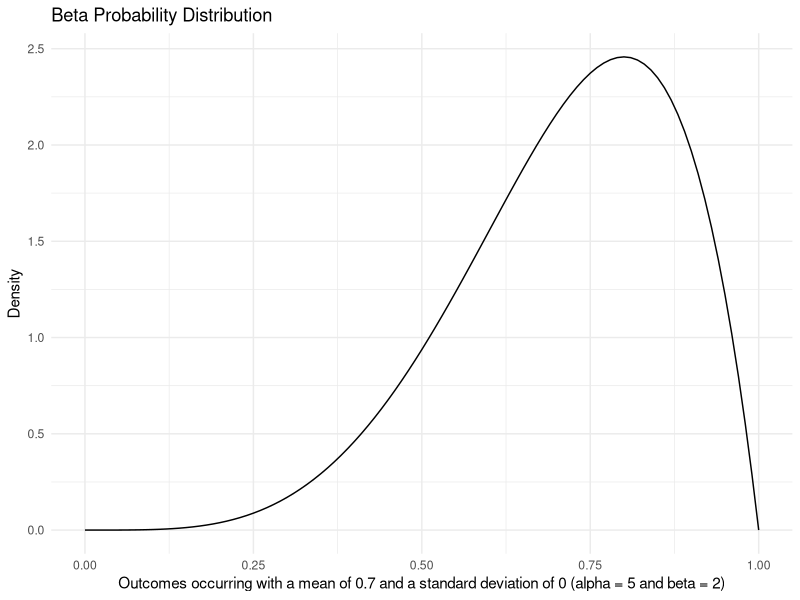

Write the R code that produced this figure.
libs = c("ggplot2")
lapply(libs, require, character.only = T)

# ADD MOMENT GENERATORS
# ADD HALF NORMAL + other rstan functions in https://mc-stan.org/docs/2_29/functions-reference/von-mises-distribution.html
# ADD output code for random number generation of each distribution

# Discrete Variables ####
# Binomial
# Number of successes in n trials
pbinomd = function(x = 1:10, # number of successes (0 above n)
                   n = 5, # the number of Bernoulli trials run
                   p = 0.5 # probability that each Bernoulli trial is a success
){
  dens = dbinom(x = x, size = n, prob = p)
  df = data.frame(Value = x, Density = dens)
  with(df, barplot(Density~Value, 
                   main = "Binomial Probability Distribution",
                   xlab = paste0("Number of successes in ", n, 
                                 " trials with a ", p*100, 
                                 "% probability of success.")))
}
# pbinomd()


# Bernoulli
# Binomial with N = 1. One run of an experiment with a binary outcome (e.g., toss a coin; can get either heads or tails)
pbernd = function(x = 0:1, # fail/success
                  p = 0.8 # probability that the Bernoulli trial is a success
){
  dens = dbinom(x = x, size = 1, prob = p)
  df = data.frame(Value = x, Density = dens)
  with(df, barplot(Density~Value, 
                   main = "Bernoulli Probability Distribution",
                   xlab = paste0("Fails (0) and successes (1) in a trial with a ", 
                                 p*100, "% probability of success")))
}
# pbernd()


# Poisson
# Probability of a fixed number of events in a given interval (often of time or space), given that events occur at a constant rate
ppoisd = function(x = 1:10, # number of events
                  lambda = 5 # the rate at which events occur
){
  dens = dpois(x = x, lambda = lambda, log = F)
  df = data.frame(Value = x, Density = dens)
  with(df, barplot(Density~Value, 
                   main = "Poisson Probability Distribution",
                   xlab = paste0("Number of events occurring at a rate of ", lambda)))
}
# ppoisd()

plpoisd = function(x = 1:10, # number of events
                   lambda = 5 # the rate at which events occur
){
  dens = dpois(x = x, lambda = lambda, log = T)
  df = data.frame(Value = x, Density = dens)
  with(df, barplot(Density~Value, main = "Poisson Log-Probability Distribution",
                   xlab = paste0("Number of events occurring at a rate of ", lambda)))
}
# plpoisd()


# Negative Binomial
# In a sequence of independent and identically distributed Bernoulli trials with success probability p, if X = number of trials until the rth success, then X ~ NBin(r, p).
pnbinomd = function(x = 1:100, # number of trials until rth success
                    r = 50, # number successes required
                    p = 0.5 # success probability
){
  dens = dnbinom(x = x, size = r, prob = p)
  df = data.frame(Value = x, Density = dens)
  with(df, barplot(Density~Value, 
                   main = "Negative Binomial Probability Distribution",
                   xlab = paste0("Number of trials until the ", r,
                                 "th success with a probability of ", p*100, 
                                 "% per trial")))
}
# pnbinomd()

# Geometric
# In a sequence of independent and identically distributed Bernoulli trials with success probability p, if X = number of trials until the 1st success, then X ~ Geo(p).
pgeomd = function(x = 1:10, # number of trials until first success
                  p = 0.5 # success probability
){
  dens = dgeom(x = x, prob = p, log = F)
  df = data.frame(Value = x, Density = dens)
  with(df, barplot(Density~Value, main = "Geometric Probability Distribution",
                   xlab = paste0("Number of trials until the 1st success with 
                               a probability of ", p*100, 
                                 "% per trial")))
}
# pgeomd()

plgeomd = function(x = 1:10, # number of trials until first success
                   p = 0.5 # success probability
){
  dens = dgeom(x = x, prob = p, log = T)
  df = data.frame(Value = x, Density = dens)
  with(df, barplot(Density~Value, main = "Geometric Log-Probability Distribution",
                   xlab = paste0("Number of trials until the 1st success with 
                               a probability of ", p*100, 
                                 "% per trial")))
}
# plgeomd()

# Hypergeometric
# In a population of total size N with two types of individuals, Type 1 and Type 2 (M type 1's and N - M type 2's), X = number of Type 1's in a sample of size n drawn without replacement
phyperd = function(draws = 1:10, # number of type 1's drawn in sample os size = trials
                   type1 = 5, # number of individuals of type 1
                   type2 = 5, # number of individuals of type 2
                   trials = 8 # number of trials
){
  dens = dhyper(x = draws, m = type1, n = type2, k = trials, log = F)
  df = data.frame(Value = draws, Density = dens)
  with(df, barplot(Density~Value, main = "Hypergeometric Probability Distribution",
                   xlab = paste0("Number of As in a sample drawn without replacement in ", trials, " trials from a pop with ", type1, " As and ", 
                                 type2, " Bs")))
}
# phyperd()

# Continuous Variables ####
# Uniform
# Within some bounded interval, all outcomes have an equal probability of occurrence.
punifd = function(x = seq(0, 1, by = 0.01), # outcome
                  a = 0.1, # minumum value
                  b = 0.9 # maxumum value
){
  dens = dunif(x = x, min = a, max = b)
  df = data.frame(Value = x, Density = dens)
  ggplot(df) + geom_line(aes(x = Value, y = Density)) + 
    theme_minimal() + labs(title = "Uniform Probability Distribution",
                           x = paste0("Outcomes within minimum, ", a, 
                                      ", and maximum, ", b))
}
# punifd()

# Normal
# Among other process bases, according to the Central Limit Theorem, the averages of samples of observations of random variables independently drawn from independent distributions converge in distribution to the normal
pnormd = function(x = seq(0, 100, by = 0.01), # outcome
                  mu = 25, # mean value
                  sigma = 2 # standard deviation
){
  dens = dnorm(x =x, mean = mu, sd = sigma, log = F)
  df = data.frame(Value = x, Density = dens)
  ggplot(df) + geom_line(aes(x = Value, y = Density)) + 
    theme_minimal() + labs(title = "Normal Probability Distribution",
                           x = paste0("Outcomes with a mean of ", mu, 
                                      " and a standard deviation of ", sigma))
}
# pnormd()

plnormd = function(x = seq(0, 5, by = 0.01), # outcome
                   mu = 5, # mean value
                   sigma = 2, # standard deviation
                   logpars = F # whether input is log scale or not - if false - take log
){
  mu = ifelse(logpars, mu, log(mu))
  sigma = ifelse(logpars, sigma, log(sigma))
  dens = dlnorm(x = x, meanlog = mu, sdlog = sigma)
  df = data.frame(Value = x, Density = dens)
  ggplot(df) + geom_line(aes(x = Value, y = Density)) + 
    theme_minimal() + labs(title = "Log-Normal Probability Distribution",
                           x = paste0("Outcomes with a mean of ", round(exp(mu), 2), 
                                      " and a standard deviation of ", round(exp(sigma), 2), 
                                      " (meanlog = ", round(mu, 2), 
                                      ", sdlog = ", round(sigma, 2), ")"))
}
# plnormd()

# Exponential
# Describes the time between events in a Poisson point process
pexpd = function(x = seq(0, 1, by = 0.01), # outcome
                 rate = 5 # rate at which events occur
){
  dens = dexp(x = x, rate = rate)
  df = data.frame(Value = x, Density = dens)
  ggplot(df) + geom_line(aes(x = Value, y = Density)) + 
    theme_minimal() + labs(title = "Exponential Probability Distribution",
                           x = paste0("Outcomes occurring with a rate of ", rate))
}
# pexpd()

# Gamma
# A stochastic process with independent, non-negative increments having a gamma distribution with an identical scale parameter and a time-dependent shape parameter.
pgammad = function(x = seq(0, 1, by = 0.01), # outcome
                   alpha = 5, # shape parameter
                   beta = 2 # rate paramter 
){
  mu = round(alpha / beta, digits = 1)
  sigma = round(alpha / beta^2, digits = 1)
  dens = dgamma(x = x, shape = alpha, rate = beta)
  df = data.frame(Value = x, Density = dens)
  ggplot(df) + geom_line(aes(x = Value, y = Density)) + 
    theme_minimal() + labs(title = "Gamma Probability Distribution",
                           x = paste0("Outcomes occurring with a mean of ", mu,
                                      " and a standard deviation of ", sigma, 
                                      " (alpha = ", alpha, " and beta = ", beta, 
                                      ")"))
}
# pgammad()

# Beta
# Continuous distribution bounded to lie between 0 and 1. Commonly used as a distribution describing p, the per-trial success probability for Bernoulli trials.
pbetad = function(x = seq(0, 1, by = 0.01), # outcome
                  alpha = 5, # shape parameter 1
                  beta = 2 # shape paramter 2
){
  mu = alpha / (alpha + beta)
  mu = round(mu, digits = 1)
  sigma = (alpha * beta) / ((alpha + beta)^2 * (alpha + beta + 1))
  sigma = round(sigma, digits = 1)
  dens = dbeta(x = x, shape1 = alpha, shape2 = beta)
  df = data.frame(Value = x, Density = dens)
  ggplot(df) + geom_line(aes(x = Value, y = Density)) + 
    theme_minimal() + labs(title = "Beta Probability Distribution",
                           x = paste0("Outcomes occurring with a mean of ", mu,
                                      " and a standard deviation of ", sigma, 
                                      " (alpha = ", alpha, " and beta = ", beta, 
                                      ")"))
} 
pbetad()

# Von Mises
# he maximum entropy distribution for circular data when the real and imaginary parts of the first circular moment are specified

pvonmisesd = function(x = seq(-pi, pi, by = 0.01), # outcome
                      mu = 1, # mean direction
                      kappa = 0.1 # concentrtion around mean
){
  dens = circular::dvonmises(x = x, mu = mu, kappa = kappa)
  df = data.frame(Value = x, Density = dens)
  ggplot(df) + geom_line(aes(x = Value, y = Density)) + coord_polar() +
    theme_minimal() + labs(title = "Von Mises Probability Distribution",
                           x = paste0("Angles occuring with a mean of ", mu,
                                      " radians and a concentration of ", kappa))
}
# pvonmisesd()
